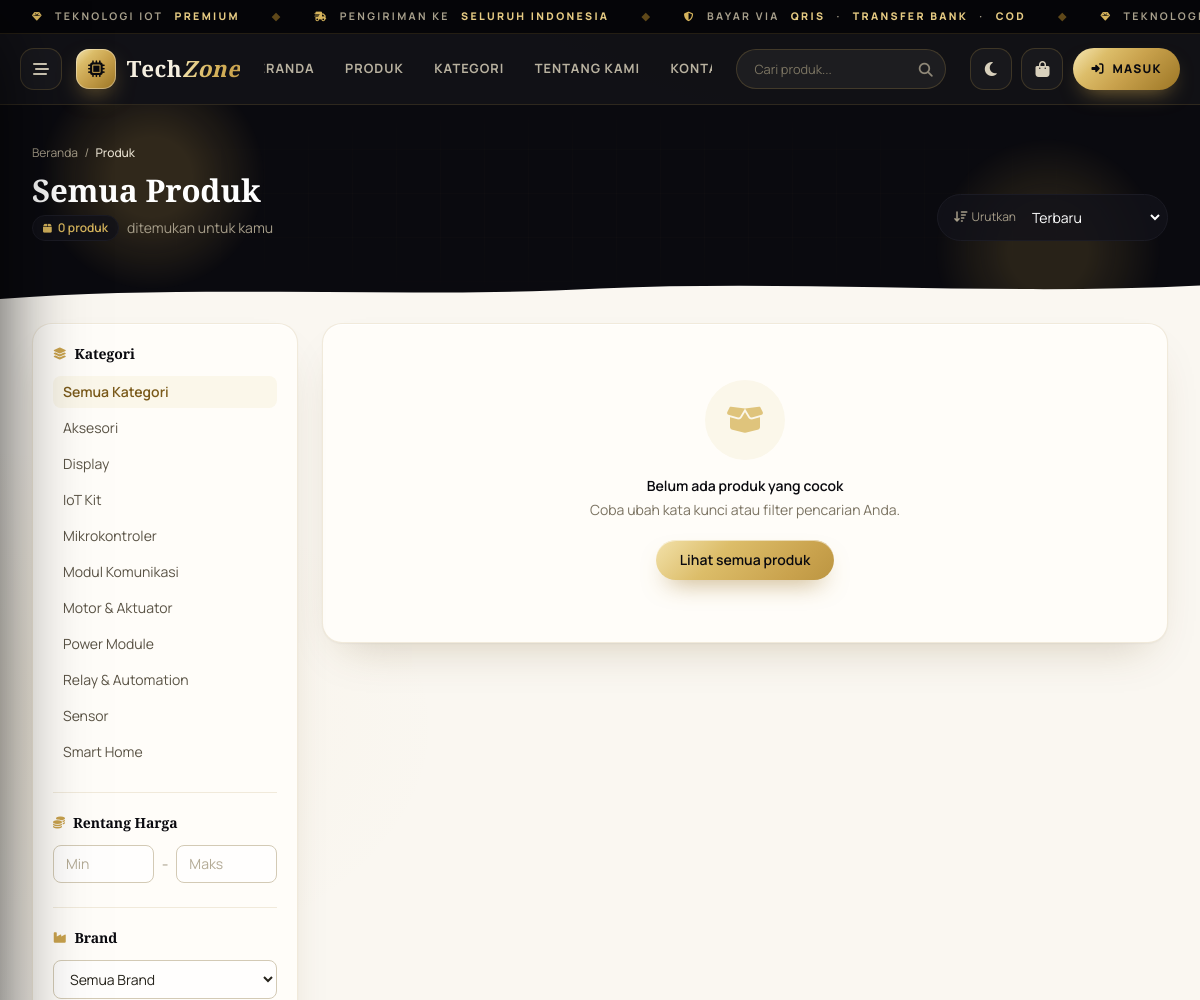
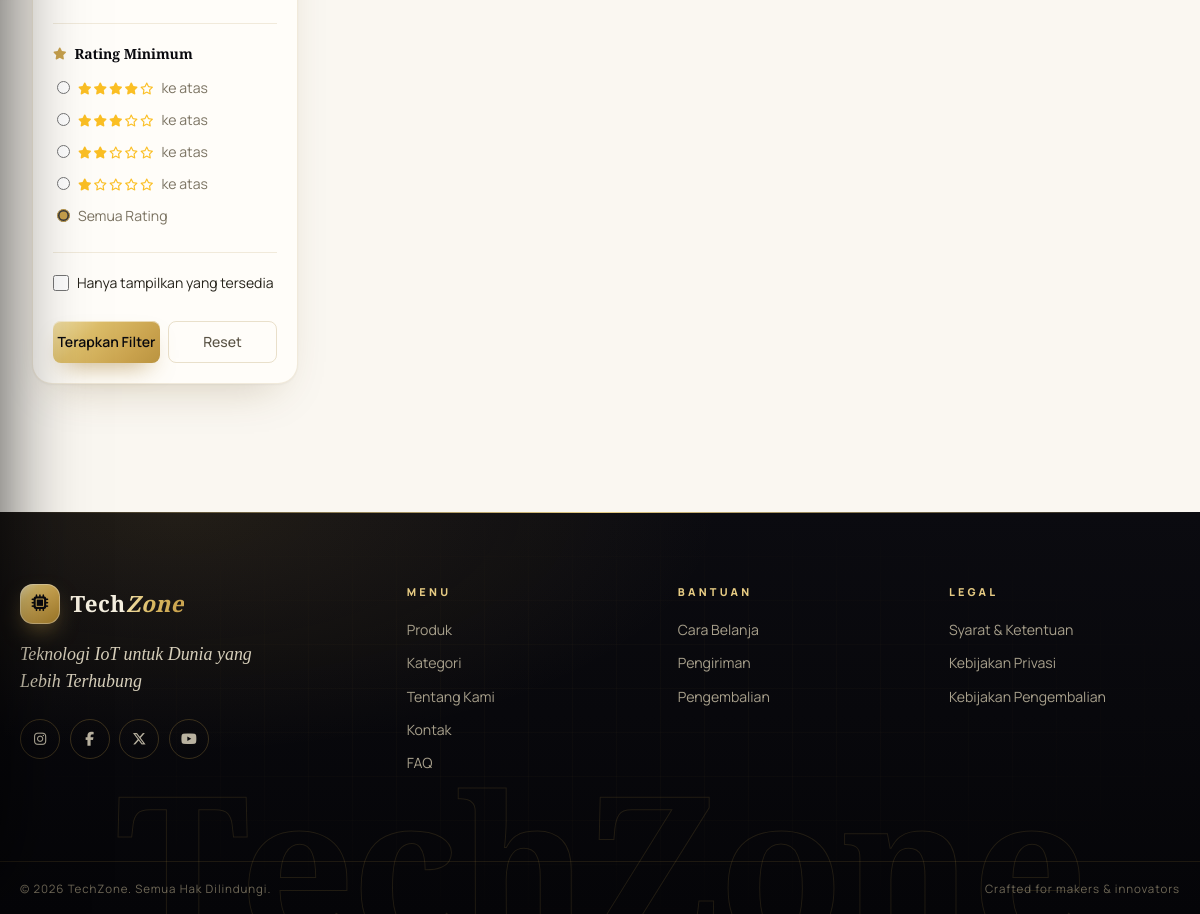
/products.php, run on the app's committed database (2 pictures, top to bottom).
### tables this page shows
CREATE TABLE IF NOT EXISTS categories (
  id INT UNSIGNED AUTO_INCREMENT PRIMARY KEY,
  name VARCHAR(100) NOT NULL,
  slug VARCHAR(120) NOT NULL UNIQUE,
  description TEXT,
  image VARCHAR(255) DEFAULT NULL,
  status ENUM('active','inactive') NOT NULL DEFAULT 'active',
  created_at DATETIME NOT NULL DEFAULT CURRENT_TIMESTAMP,
  updated_at DATETIME NOT NULL DEFAULT CURRENT_TIMESTAMP ON UPDATE CURRENT_TIMESTAMP,
  INDEX idx_categories_status (status)
);

### includes/functions.php (called while the page is built, shortened)
<?php
function e(?string $value): string
{
    return htmlspecialchars($value ?? '', ENT_QUOTES, 'UTF-8');
}
    ?>

### products.php (the view, shortened to what this page needs)
<?php
require_once __DIR__ . '/includes/functions.php';
require_once __DIR__ . '/includes/product_helpers.php';
$pdo = getDbConnection();
$q          = trim($_GET['q'] ?? '');
$categorySlug = trim($_GET['kategori'] ?? '');
$priceMin   = isset($_GET['harga_min']) && $_GET['harga_min'] !== '' ? (float) $_GET['harga_min'] : null;
$priceMax   = isset($_GET['harga_max']) && $_GET['harga_max'] !== '' ? (float) $_GET['harga_max'] : null;
$ratingMin  = isset($_GET['rating_min']) && $_GET['rating_min'] !== '' ? (float) $_GET['rating_min'] : null;
$onlyStock  = isset($_GET['tersedia']) && $_GET['tersedia'] === '1';
$sort       = $_GET['sort'] ?? ($q !== '' ? 'relevan' : 'terbaru');
$page       = max(1, (int) ($_GET['page'] ?? 1));
$perPage    = 12;
$where  = ["p.status = 'active'"];
$params = [];
$whereSql = implode(' AND ', $where);
$orderBy = match ($sort) {
    'relevan'          => '(p.name LIKE :rel_name) DESC, (p.brand LIKE :rel_brand) DESC, (p.stock > 0) DESC, p.review_count DESC, p.created_at DESC',
    'harga_termurah'   => '(COALESCE(NULLIF(p.discount_price,0), p.price)) ASC',
    'harga_termahal'   => '(COALESCE(NULLIF(p.discount_price,0), p.price)) DESC',
    'terpopuler'       => 'p.review_count DESC, p.rating DESC',
    'rating_tertinggi' => 'p.rating DESC, p.review_count DESC',
    'az'               => 'p.name ASC',
    default            => 'p.created_at DESC',
};
$countSql  = "SELECT COUNT(*) FROM products p JOIN categories c ON c.id = p.category_id WHERE $whereSql";
$countStmt = $pdo->prepare($countSql);
$countStmt->execute($params);
$totalData  = (int) $countStmt->fetchColumn();
$totalPages = max(1, (int) ceil($totalData / $perPage));
$page       = min($page, $totalPages);
$offset     = ($page - 1) * $perPage;
$dataSql = "SELECT p.id, p.slug, p.name, p.brand, p.main_image, p.price, p.discount_price, p.stock, p.rating, p.review_count
            FROM products p JOIN categories c ON c.id = p.category_id
            WHERE $whereSql
            ORDER BY $orderBy
            LIMIT :limit OFFSET :offset";
$dataStmt = $pdo->prepare($dataSql);
$dataStmt->bindValue(':limit', $perPage, PDO::PARAM_INT);
$dataStmt->bindValue(':offset', $offset, PDO::PARAM_INT);
$dataStmt->execute();
$products = $dataStmt->fetchAll();
$categories = $pdo->query("SELECT id, name, slug FROM categories WHERE status = 'active' ORDER BY name ASC")->fetchAll();
$activeCategoryName = '';
function buildQueryUrl(array $override = []): string
{
    $current = $_GET;
    foreach ($override as $k => $v) {
        if ($v === null) {
            unset($current[$k]);
        } else {
            $current[$k] = $v;
        }
    }
    return 'products.php?' . http_build_query($current);
}
require __DIR__ . '/includes/header.php';
require __DIR__ . '/includes/navbar.php';
?>
<main class="pb-8">
  <section class="relative bg-navy-900 overflow-hidden">
    <div class="absolute inset-0 grid-pattern opacity-25"></div>
    <div class="absolute -top-10 left-10 w-56 h-56 bg-cyan-500/20 rounded-full blur-3xl animate-blob"></div>
    <div class="absolute -bottom-16 right-10 w-56 h-56 bg-blue-600/20 rounded-full blur-3xl animate-blob" style="animation-delay:3s"></div>
    <div class="relative max-w-7xl mx-auto px-4 sm:px-6 lg:px-8 py-8 sm:py-10">
      <nav class="text-xs text-gray-400 mb-3 animate-fade-in-up">
        <a href="index.php" class="hover:text-cyan-400 transition-colors">Beranda</a> <span class="mx-1">/</span>
        <span class="text-gray-200 font-medium">Produk</span>
      </nav>
      <div class="flex flex-col md:flex-row md:items-end md:justify-between gap-4">
        <div class="animate-fade-in-up delay-100">
          <h1 class="text-2xl sm:text-3xl font-extrabold text-white flex items-center gap-3">
            <?= $q !== '' ? 'Hasil pencarian "' . e($q) . '"' : e($activeCategoryName ?: 'Semua Produk') ?>
          </h1>
          <p class="text-sm text-gray-400 mt-1.5 flex items-center gap-2">
            <span class="inline-flex items-center gap-1.5 bg-navy-800/80 border border-navy-700 text-cyan-400 px-2.5 py-1 rounded-full text-xs font-semibold">
              <i class="fa-solid fa-box text-[10px]"></i> <?= $totalData ?> produk
            </span>
            ditemukan untuk kamu
          </p>
        </div>
        <form method="GET" class="animate-fade-in-up delay-200 flex items-center gap-2 bg-navy-800/80 border border-navy-700 rounded-full px-1 py-1">
          <label class="text-xs text-gray-400 shrink-0 pl-3"><i class="fa-solid fa-arrow-down-wide-short mr-1"></i>Urutkan</label>
          <select name="sort" onchange="this.form.submit()"
                  class="text-sm bg-transparent text-white border-0 rounded-full pl-1 pr-3 py-2 focus:outline-none focus:ring-2 focus:ring-cyan-500 transition-all duration-200 cursor-pointer">
            <option class="text-navy-900" value="terbaru" <?= $sort === 'terbaru' ? 'selected' : '' ?>>Terbaru</option>
          </select>
        </form>
      </div>
    </div>
    <svg class="relative block w-full text-gray-50" viewBox="0 0 1440 24" fill="currentColor" preserveAspectRatio="none" style="height:18px">
      <path d="M0,24 C240,4 480,24 720,10 C960,-2 1200,20 1440,6 L1440,24 L0,24 Z"></path>
    </svg>
  </section>
  <div class="max-w-7xl mx-auto px-4 sm:px-6 lg:px-8 pt-6">
  <div class="grid grid-cols-1 md:grid-cols-4 gap-6">
    <aside id="kategori" class="md:col-span-1">
      <form id="techzone-filter-form" method="GET" class="hidden md:block bg-white border border-gray-100 rounded-xl p-5 space-y-6 sticky top-20 shadow-card">
        <div>
          <h3 class="text-sm font-bold text-navy-900 mb-3 flex items-center gap-2"><i class="fa-solid fa-layer-group text-cyan-500 text-xs"></i>Kategori</h3>
          <ul class="space-y-1 text-sm">
            <li>
              <a href="<?= e(buildQueryUrl(['kategori' => null, 'page' => null])) ?>"
                 class="flex items-center justify-between px-2.5 py-1.5 rounded-lg transition-all duration-200 <?= $categorySlug === '' ? 'bg-cyan-50 text-cyan-700 font-semibold' : 'text-gray-600 hover:bg-gray-50 hover:pl-3.5' ?>">
                Semua Kategori
              </a>
            </li>
            <?php foreach ($categories as $cat): ?>
            <li>
              <a href="<?= e(buildQueryUrl(['kategori' => $cat['slug'], 'page' => null])) ?>"
                 class="flex items-center justify-between px-2.5 py-1.5 rounded-lg transition-all duration-200 <?= $categorySlug === $cat['slug'] ? 'bg-cyan-50 text-cyan-700 font-semibold' : 'text-gray-600 hover:bg-gray-50 hover:pl-3.5' ?>">
                <?= e($cat['name']) ?>
              </a>
            </li>
            <?php endforeach; ?>
          </ul>
        </div>
        <div class="pt-5 border-t border-gray-100">
          <h3 class="text-sm font-bold text-navy-900 mb-3 flex items-center gap-2"><i class="fa-solid fa-coins text-cyan-500 text-xs"></i>Rentang Harga</h3>
          <div class="flex items-center gap-2">
            <input type="number" name="harga_min" value="<?= e((string)($priceMin ?? '')) ?>" placeholder="Min"
                   class="w-full text-sm border border-gray-300 rounded-lg px-3 py-2 focus:outline-none focus:ring-2 focus:ring-cyan-500 focus:border-cyan-500 transition-all duration-200">
            <span class="text-gray-400">-</span>
            <input type="number" name="harga_max" value="<?= e((string)($priceMax ?? '')) ?>" placeholder="Maks"
                   class="w-full text-sm border border-gray-300 rounded-lg px-3 py-2 focus:outline-none focus:ring-2 focus:ring-cyan-500 focus:border-cyan-500 transition-all duration-200">
          </div>
        </div>
        <div class="pt-5 border-t border-gray-100">
          <h3 class="text-sm font-bold text-navy-900 mb-3 flex items-center gap-2"><i class="fa-solid fa-industry text-cyan-500 text-xs"></i>Brand</h3>
          <select name="brand" class="w-full text-sm border border-gray-300 rounded-lg px-3 py-2 focus:outline-none focus:ring-2 focus:ring-cyan-500 focus:border-cyan-500 transition-all duration-200">
            <option value="">Semua Brand</option>
          </select>
        </div>
        <div class="pt-5 border-t border-gray-100">
          <h3 class="text-sm font-bold text-navy-900 mb-3 flex items-center gap-2"><i class="fa-solid fa-star text-cyan-500 text-xs"></i>Rating Minimum</h3>
          <div class="space-y-2 text-sm">
            <?php foreach ([4, 3, 2, 1] as $r): ?>
              <label class="flex items-center gap-2 cursor-pointer group px-1 py-0.5 rounded-lg hover:bg-gray-50 transition-colors">
                <input type="radio" name="rating_min" value="<?= $r ?>" <?= (int)$ratingMin === $r ? 'checked' : '' ?> class="accent-cyan-500">
                <span class="rating-stars"><?= renderStars((float) $r) ?></span><span class="text-gray-500 group-hover:text-navy-900 transition-colors">ke atas</span>
              </label>
            <?php endforeach; ?>
            <label class="flex items-center gap-2 cursor-pointer group px-1 py-0.5 rounded-lg hover:bg-gray-50 transition-colors">
              <input type="radio" name="rating_min" value="" <?= $ratingMin === null ? 'checked' : '' ?> class="accent-cyan-500">
              <span class="text-gray-500 group-hover:text-navy-900 transition-colors">Semua Rating</span>
            </label>
          </div>
        </div>
        <div class="pt-5 border-t border-gray-100">
          <label class="flex items-center gap-2 text-sm cursor-pointer">
            <input type="checkbox" name="tersedia" value="1" <?= $onlyStock ? 'checked' : '' ?> class="accent-cyan-500 w-4 h-4">
            Hanya tampilkan yang tersedia
          </label>
        </div>
        <div class="flex gap-2 pt-1">
          <button type="submit" class="ripple-wrap btn-glow flex-1 bg-cyan-500 hover:bg-cyan-400 text-navy-900 text-sm font-semibold py-2.5 rounded-lg transition">
            Terapkan Filter
          </button>
          <a href="products.php" class="flex-1 text-center border border-gray-200 text-gray-600 text-sm font-medium py-2.5 rounded-lg hover:bg-gray-50 hover:border-gray-300 transition-all">
            Reset
          </a>
        </div>
      </form>
    </aside>
    <div class="md:col-span-3">
      <?php if (empty($products)): ?>
        <div class="reveal bg-white border border-gray-100 rounded-2xl p-14 text-center shadow-card">
          <div class="w-20 h-20 mx-auto rounded-full bg-cyan-50 flex items-center justify-center mb-4">
            <i class="fa-solid fa-box-open text-3xl text-cyan-300 animate-float"></i>
          </div>
          <p class="text-navy-900 font-semibold text-sm mb-1">Belum ada produk yang cocok</p>
          <p class="text-gray-500 text-sm">Coba ubah kata kunci atau filter pencarian Anda.</p>
          <a href="products.php" class="ripple-wrap btn-glow inline-block mt-5 bg-cyan-500 hover:bg-cyan-400 text-navy-900 text-sm font-semibold px-6 py-2.5 rounded-full transition">Lihat semua produk</a>
        </div>
      <?php endif; ?>
    </div>
  </div>
  </div>
</main>
<?php require __DIR__ . '/includes/footer.php'; ?>

### data on the page
categories: name "Aksesori"
categories: name "Display"
categories: name "IoT Kit"
categories: name "Mikrokontroler"
categories: name "Modul Komunikasi"
categories: name "Motor & Aktuator"
categories: name "Power Module"
categories: name "Relay & Automation"
categories: name "Sensor"
categories: name "Smart Home"

### other printed values
$activeCategoryName ?: 'Semua Produk' "Semua Produk"
$totalData "0"
